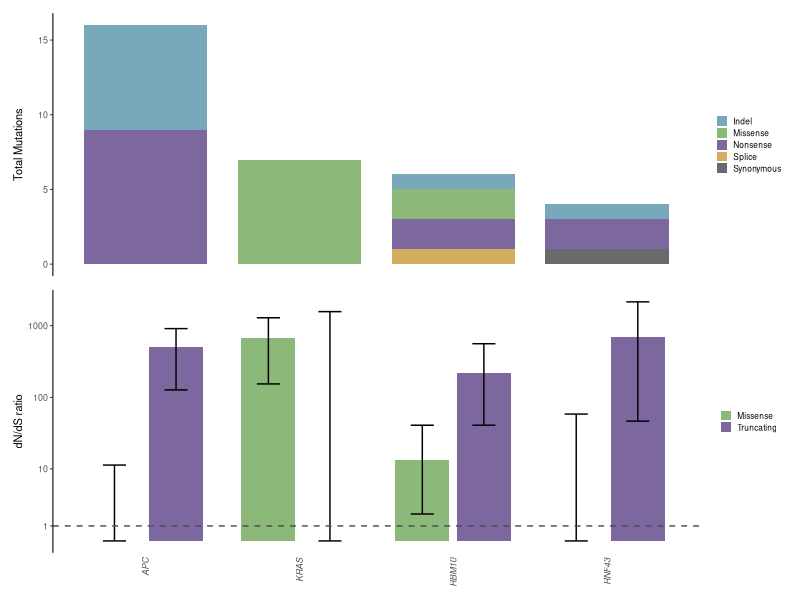

Reproduce this figure in R.
library(readr)
library(dplyr)
library(tidyr)
library(ggplot2)
library(patchwork)

#### Prep ####
# Read in data
nprog <- read_tsv("data/variants/dndscv/dndscv_genes_non_prog_pre.tsv")
nprog_ci <- read_tsv("data/variants/dndscv/non_prog_pre_gene_ci.tsv") |>
    filter(!gene == "TP53")

# Filter and reshape data
muts_df <- nprog |>
  select(gene_name, n_syn, n_mis, n_non, n_spl, n_ind, qglobal_cv) |>
  filter(qglobal_cv < 0.05) |>
  pivot_longer(
    cols = starts_with("n_"),
    names_to = "mutation_type",
    values_to = "count"
  ) |>
  mutate(
    mutation_type = recode(mutation_type,
      n_syn = "Synonymous", n_mis = "Missense", n_non = "Nonsense",
      n_spl = "Splice", n_ind = "Indel"
    )
  )

ci_df <- nprog_ci |>
  rename(gene_name = gene) |>
  tidyr::pivot_longer(cols = starts_with(c("mis", "tru")),
                      names_to = c("type", ".value"),
                      names_pattern = "(mis|tru)_(.*)") |>
  mutate(type = dplyr::recode(type,
                         "mis" = "Missense",
                         "tru" = "Truncating")
        )

# Set order of genes
genes_order <- muts_df |>
    arrange(qglobal_cv) |>
    pull(gene_name) |>
    unique()

muts_df <- muts_df |>
    mutate(gene_name = factor(gene_name, labels = genes_order))

ci_df <- ci_df |>
    mutate(gene_name = factor(gene_name, labels = genes_order))


# Define colour palette
mutation_colours <- c(
  "Missense"   = "#8cb87aff",  
  "Truncating" = "#7c679eff",
  "Indel" = "#77a9baff",
  "Nonsense" = "#7c679eff",
  "Splice" = "#d5ad5eff",
  "Synonymous" ="#696a6bff"
)

# Counts barplot
counts_barplot <- ggplot(muts_df, aes(x = gene_name, y = count, fill = mutation_type)) +
  geom_col(width = 0.8) +
  scale_fill_manual(values = mutation_colours) +
  labs(
    x = NULL,
    y = "Total Mutations",
    fill = NULL
  ) +
  theme_classic(base_size = 8) +
  theme(
    axis.text.x = element_blank(),
    axis.line.x = element_blank(),
    axis.ticks.x = element_blank(),
    legend.position = "right",
    legend.text  = element_text(size = 6),
    legend.key.size = unit(0.3, "cm")  
  )

# dnds ratios barplot
# Plot
ci_barplot <- ggplot(ci_df, aes(x = gene_name, y = mle, fill = type)) +
  geom_col(position = position_dodge(width = 0.8), width = 0.7) +
  geom_errorbar(
    aes(ymin = low, ymax = high),
    position = position_dodge(width = 0.8),
    width = 0.3
  ) +
    geom_hline(yintercept = 1, linetype = "dashed", colour = "grey30") +
  scale_fill_manual(values = mutation_colours) +
  scale_y_log10(trans = "pseudo_log", breaks = c(1, 10, 100, 1000, 10000)) +
  labs(
    x = NULL,
    y = "dN/dS ratio",
    fill = NULL
  ) +
  theme_classic(base_size = 8) +
  theme(
    axis.text.x = element_text(angle = 90, hjust = 1, vjust = 0.5, face = "italic"),
    axis.line.x = element_blank(),
    axis.ticks.x = element_blank(),
    legend.position = "right",
    legend.text  = element_text(size = 6),
    legend.key.size = unit(0.3, "cm")
  )

# Combine plots
combined_plot <- counts_barplot / ci_barplot + plot_layout(heights = c(1, 1))

ggsave("plots/dndscv/precursors/dndscv_n_progressors_plot.png",
        plot = combined_plot, height = 3, width = 3.2, dpi = 300)
